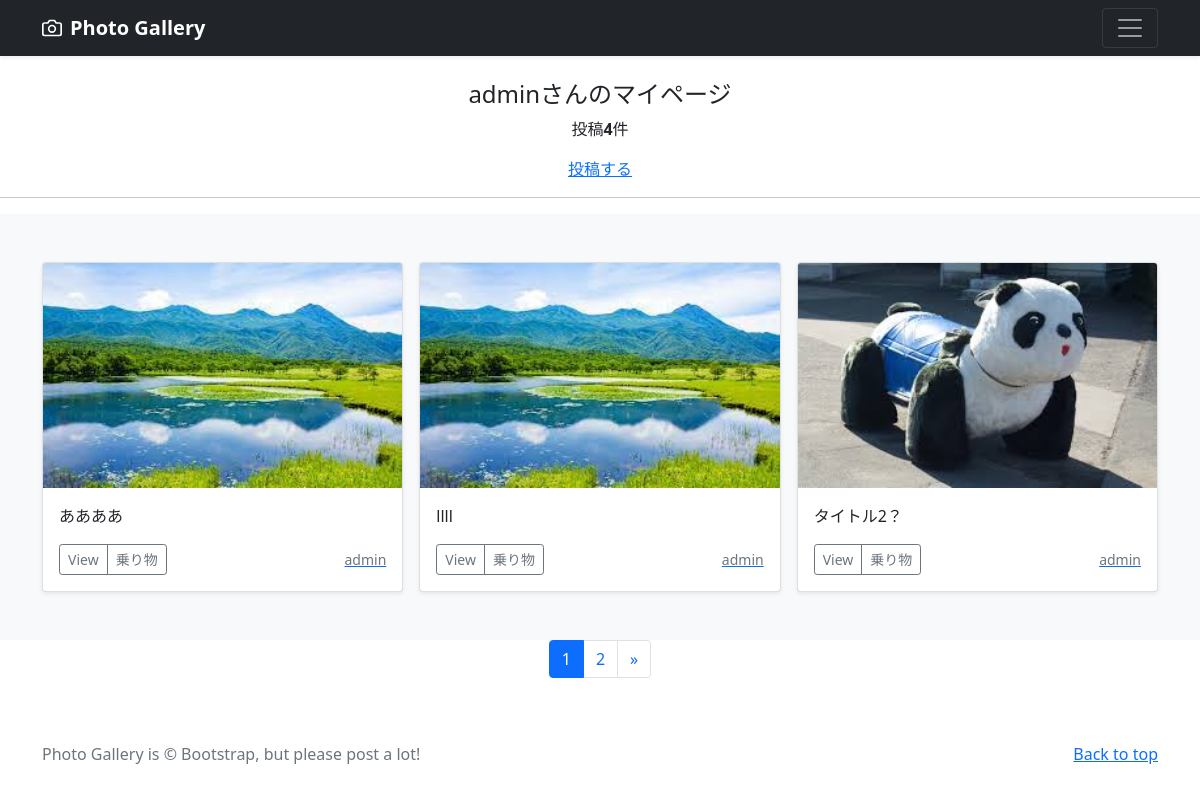
Screenshot of /mypage/ (signed in) with the database file from the repository.
### accounts/models.py (models this page shows)
class CustomUser(AbstractUser):
    pass

### photo/models.py (models this page shows, shortened)
class PhotoPost(models.Model):
    user = models.ForeignKey(
        CustomUser,
        verbose_name='ユーザー',
        on_delete=models.CASCADE
        )
    category = models.ForeignKey(
        Category,
        verbose_name='カテゴリ',
        on_delete=models.PROTECT
        )
    title = models.CharField(
        verbose_name='タイトル',
        max_length=200
        )
    comment = models.TextField(
        verbose_name='コメント',
        )
    image1 = models.ImageField(
        verbose_name='イメージ1',
        upload_to = 'photos'
        )
    image2 = models.ImageField(
        verbose_name='イメージ2',
        upload_to = 'photos',
        blank=True,
        null=True
        )
    posted_at = models.DateTimeField(
        verbose_name='投稿日時',
        auto_now_add=True
        )

class Category(models.Model):
    title = models.CharField(
        verbose_name='カテゴリ',
        max_length=20)

### photo/views.py (the view)
# urls.py: path("mypage/",views.MypageView.as_view(),name="mypage"),
class MypageView(ListView):
    template_name ='mypage.html'
    paginate_by=3
    def get_queryset(self):
        queryset=PhotoPost.objects.filter(user=self.request.user).order_by("-posted_at")
        return queryset

### photo/templates/mypage.html (shortened to what this page needs)
{% extends 'base.html' %}
      {% block contents %}
      {% if user.is_authenticated %}
        <br>
        <div style="text-align:center">
          <h4>{{user.username}}さんのマイページ</h4>
          {% if object_list.count == 0 %}
            <p>{{user.username}}さんの投稿はありません</p>
          {% else %}
            <p>投稿<strong>{{ page_obj.paginator.count }}</strong>件</p>
          {% endif %}
          <a href="{% url 'photo:post' %}">投稿する</a>
        </div>
        <hr>
      {% endif %}
      {% include "photos_list.html" %}
      {% include "pagination.html" %}
      {% endblock %}

### photo/templates/base.html (shortened to what this page needs)
{% load static %}
<!doctype html>
<html lang="en">
  <head>
    <link href="https://cdn.jsdelivr.net/npm/bootstrap@5.0.2/dist/css/bootstrap.min.css"
          rel="stylesheet"
>
  </head>
  <body>
    <header>
      <div class="navbar navbar-dark bg-dark shadow-sm">
        <div class="container">
          <a href="{% url 'photo:index' %}"
             class="navbar-brand d-flex align-items-center">
            <strong>Photo Gallery</strong>
          </a>
          <button class="navbar-toggler"
                  type="button"
                  data-bs-toggle="collapse"
                  data-bs-target="#navbarHeader"
                  aria-controls="navbarHeader"
                  aria-expanded="false"
                  aria-label="Toggle navigation">
            <span class="navbar-toggler-icon"></span>
          </button>
        </div>
      </div>
    </header>
    <main>
      {% block contents %}{% endblock %}
    </main>
    <footer class="text-muted py-5">
      <div class="container">
        <p class="float-end mb-1">
          <a href="{% url "photo:index" %}">Back to top</a>
        </p>
        <p class="mb-1">
          Photo Gallery is &copy; Bootstrap, but please post a lot!</p>
      </div>
    </footer>
  </body>
</html>

### photo/templates/photos_list.html
  <div class="album py-5 bg-light">
    <div class="container">
      <div class="row row-cols-1 row-cols-sm-2 row-cols-md-3 g-3">
        {% for record in object_list %}
        <div class="col">
          <div class="card shadow-sm">
            <img src="{{ record.image1.url }}"
                 class="bd-placeholder-img card-img-top"
                 width="100%" height="225">
            <div class="card-body">
              <p class="card-text">
                {{record.title}}
              </p>
              <div class="d-flex justify-content-between align-items-center">
                <div class="btn-group">
                  <button type="button"
                          class="btn btn-sm btn-outline-secondary"
                          onclick="location.href='{% url "photo:photo_detail" record.pk %}'">
                          View</button>
                  <button type="button"
                          class="btn btn-sm btn-outline-secondary"
onclick="location.href='{% url "photo:photos_cat" category=record.category.id %}'">
                          {{record.category.title}}</button>
                </div>
                <a href ="{% url 'photo:user_list' user=record.user.id %}"><small class="text-muted">
                  {{record.user.username}}</small>
                </a>
              </div>
            </div>
          </div>
        </div>
        {% endfor %}
      </div>
    </div>
  </div>

### photo/templates/pagination.html (shortened to what this page needs)
<ul class="pagination"
    style="justify-content:center">
    {% for num in page_obj.paginator.page_range %}
        {% if page_obj.number == num %}
        <li class="page-item active">
            <span class="page-link">{{ num }}</span>
        </li>
        {% else %}
        <li class="page-item">
            <a class="page-link" href="?page={{ num }}">{{ num }}</a>
        </li>
        {% endif %}
    {% endfor %}
    {% if page_obj.has_next %}
    <li class="page-item">
        <a class="page-link"
           href="?page={{ page_obj.next_page_number }}"
           aria-label="Next">
            <span aria-hidden="true">&raquo;</span>
        </a>
    </li>
    {% endif %}
</ul>

### photo/templates/base.html (style rules this page uses)
.bd-placeholder-img { font-size: 1.125rem; text-anchor: middle; -webkit-user-select: none; -moz-user-select: none; user-select: none; }

### rows the page displays
CustomUser: username "admin"
PhotoPost: image1 (picture), title "ああああ", category "乗り物", user.username "admin"
PhotoPost: image1 (picture), title "llll", category "乗り物", user.username "admin"
PhotoPost: image1 (picture), title "タイトル2？", category "乗り物", user.username "admin"

### other values shown
{{ page_obj.paginator.count }} "4"
{{ num }} "1"
{{ num }} "2"
